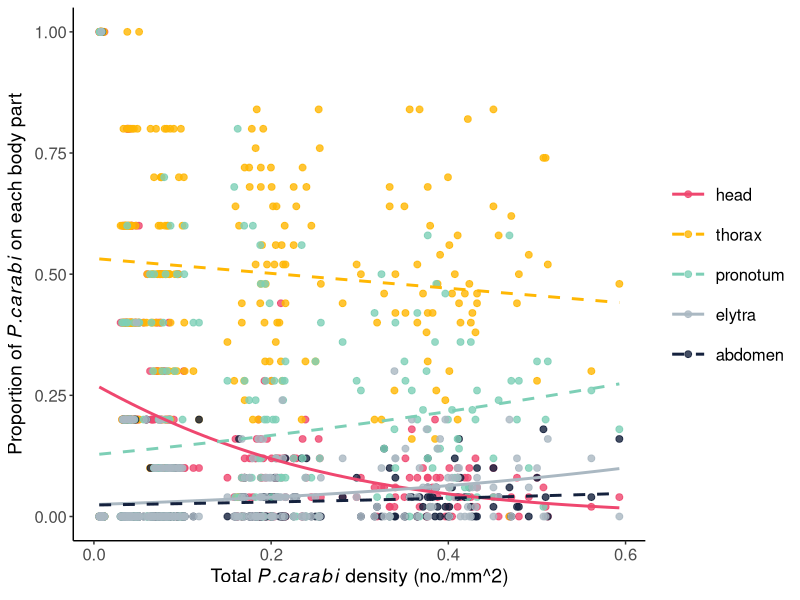

Reproduce this figure in R. (Note: this script raises an error after producing the figure.)
#set working directory
setwd("/Users/sun/Dropbox/Sun's data/Biomechanics")
setwd("/Users/syuan-jyunsun/Library/CloudStorage/Dropbox/Sun's data/Biomechanics/Biomechanics data and code")
setwd("/Users/sun/Library/CloudStorage/Dropbox/Sun's data/Biomechanics/Biomechanics data and code")
#lab space competition
library(lme4)
library(car)
library(dplyr)
library(emmeans)
library(ggplot2)

####analysis for intra- and inter-specific competition####
data=read.csv("labspacecompetition.csv")
data$body<-as.factor(data$body)
data$id<-as.factor(data$id)
data$bignum<-as.numeric(data$bignum)
data$smallnum<-as.numeric(data$smallnum)
data$body <- factor(data$body, levels=c("head", "thorax", "pronotum", "elytra","abdomen"))

#specify mite P. carabi
datacb=data[data$mite=="P. carabi",]
#specify mite M. nataliae
datacs=data[data$mite=="M. nataliae",]

####specify treatments with low densities of M. nataliae/ P. carabi only####
datacb<-datacb[datacb$smallnum=="1",]
datacs<-datacs[datacs$bignum=="1",]

#newintensity is the density of mites (for P. carabi or M. nataliae) on each specific body part
#log transform newintensity as anewintensity for P. carabi
newdatacb<-datacb %>%
  mutate(anewintensity=log10((newintensity+0.01)+1))
#log transform newintensity as anewintensity for M. nataliae
newdatacs<-datacs %>%
  mutate(anewintensity=log10((newintensity+0.01)+1))

#specify mite P. carabi
datacb=data[data$mite=="P. carabi",]
#specify mite M. nataliae
datacs=data[data$mite=="M. nataliae",]

#newintensity is the density of mites (for P. carabi or M. nataliae) on each specific body part
#log transform newintensity as anewintensity for P. carabi
newdatacb<-datacb %>%
  mutate(anewintensity=log10((newintensity+0.01)+1))
#log transform newintensity as anewintensity for M. nataliae
newdatacs<-datacs %>%
  mutate(anewintensity=log10((newintensity+0.01)+1))


#1. compare 1 nataliae x 1,5,10,25,50 P. carabi
model=glmer(cbind(num,bignum-num)~bigintensity*body+(1|id),family=binomial(link="logit"),data=newdatacb)
Anova(model,type=3)


big<-ggplot(newdatacb,aes(x=bigintensity,y=num/bignum,color=body, linetype=body))+
  geom_point(size=2,alpha=0.8)+
  geom_smooth(method=glm,method.args=list(family=binomial(link="logit")),se=FALSE,alpha=0.3,size=1)+
  scale_linetype_manual(values=c("solid","dashed","dashed","solid","dashed"))+
  xlab(expression('Total '*italic(P.carabi)*' density (no./mm^2)'))+
  ylab(expression('Proportion of '*italic(P.carabi)*' on each body part'))+
  scale_color_manual(values=c("#ef476f","#ffb703","#7dcfb6","#AAB8C2","#14213d"))+
  scale_fill_manual(values=c("#ef476f","#ffb703","#7dcfb6","#AAB8C2","#14213d"))+
  theme_classic()+
  scale_y_continuous(limits=c(0,1))+
  theme(axis.text=element_text(size=12),axis.title = element_text(size = 14),legend.title=element_blank(),legend.key.size=unit(2,"lines"),legend.text=element_text(size=12),
  )
big

#compare 1 carabi x 1,3,5,10,25,50 nataliae

newdatacs<-newdatacs[newdatacs$bignum=="1",]
model=glmer(cbind(num,smallnum-num)~smallintensity*body+(1|id),family=binomial(link="logit"),data=newdatacs)
Anova(model,type=3)

small<-ggplot(newdatacs,aes(x=smallintensity,y=num/smallnum,color=body,linetype=body))+
  geom_point(size=2,alpha=0.8)+
  geom_smooth(method=glm,method.args=list(family=binomial(link="logit")),se=FALSE,alpha=0.3)+
  scale_linetype_manual(values=c("dashed","solid","dashed","dashed","solid"))+
  xlab(expression('Total '*italic(M.nataliae)*' density (no./mm^2)'))+
  ylab(expression('Proportion of '*italic(M.nataliae)*' on each body part'))+
  scale_color_manual(values=c("#ef476f","#ffb703","#7dcfb6","#AAB8C2","#14213d"))+
  scale_fill_manual(values=c("#ef476f","#ffb703","#7dcfb6","#AAB8C2","#14213d"))+
  theme_classic()+
  theme(axis.text=element_text(size=12),axis.title = element_text(size = 14),legend.title=element_blank(),legend.key.size=unit(2,"lines"),legend.text=element_text(size=12),
  )
small

#the effect of inter-specific competition controlling for intra-specific competition
#compare 1,5,10,25,50 P.carabi x 1,3,5 M.nataliae to see the role of intra- and inter-specific competition
datanaturalsetting=data[data$naturalsetting=="1",]
datanaturalsetting$body <- factor(datanaturalsetting$body, levels=c("head", "thorax", "pronotum", "elytra","abdomen"))
#log transform newintensity
newdatanaturalsetting<-datanaturalsetting %>%
  mutate(anewintensity=log10((newintensity+0.01)+1))

#specify P.carabi and M.nataliae mite
snewdatanaturalsetting=newdatanaturalsetting[newdatanaturalsetting$mite=="M. nataliae",]
bnewdatanaturalsetting=newdatanaturalsetting[newdatanaturalsetting$mite=="P. carabi",]

#analyse how M. nataliae affect P. carabi
model=glmer(cbind(num,bignum-num)~(bigintensity+smallintensity)*body+(1|id),family=binomial(link="logit"),data=bnewdatanaturalsetting)

bnewdatanaturalsetting_h=bnewdatanaturalsetting[bnewdatanaturalsetting$body=="head",]
bnewdatanaturalsetting_t=bnewdatanaturalsetting[bnewdatanaturalsetting$body=="thorax",]
bnewdatanaturalsetting_p=bnewdatanaturalsetting[bnewdatanaturalsetting$body=="pronotum",]
bnewdatanaturalsetting_e=bnewdatanaturalsetting[bnewdatanaturalsetting$body=="elytra",]
bnewdatanaturalsetting_a=bnewdatanaturalsetting[bnewdatanaturalsetting$body=="abdomen",]

model_h=glmer(cbind(num,bignum-num)~(bigintensity+smallintensity)+(1|id),family=binomial(link="logit"),data=bnewdatanaturalsetting_h)
model_t=glmer(cbind(num,bignum-num)~(bigintensity+smallintensity)+(1|id),family=binomial(link="logit"),data=bnewdatanaturalsetting_t)
model_p=glmer(cbind(num,bignum-num)~(bigintensity+smallintensity)+(1|id),family=binomial(link="logit"),data=bnewdatanaturalsetting_p)
model_e=glmer(cbind(num,bignum-num)~(bigintensity+smallintensity)+(1|id),family=binomial(link="logit"),data=bnewdatanaturalsetting_e)
model_a=glmer(cbind(num,bignum-num)~(bigintensity+smallintensity)+(1|id),family=binomial(link="logit"),data=bnewdatanaturalsetting_a)

Anova(model_h,type=3)
Anova(model_t,type=3)
Anova(model_p,type=3)
Anova(model_e,type=3)
Anova(model_a,type=3)

big2<-ggplot(bnewdatanaturalsetting,aes(x=smallintensity,y=num/bignum,color=body, linetype=body))+
  geom_point()+
  geom_smooth(method=glm,method.args=list(family=binomial(link="logit")),se=FALSE,alpha=0.3,size=1)+
  scale_linetype_manual(values=c("dashed","solid","dashed","dashed","dashed"))+
  xlab(expression('Total '*italic(M.nataliae)*' density (no./mm^2)'))+
  ylab(expression('Proportion of '*italic(P.carabi)*' on each body part'))+
  scale_color_manual(values=c("#ef476f","#ffb703","#7dcfb6","#AAB8C2","#14213d"))+
  scale_fill_manual(values=c("#ef476f","#ffb703","#7dcfb6","#AAB8C2","#14213d"))+
  theme_classic()+
  scale_y_continuous(limits=c(0,1))+
  theme(axis.text=element_text(size=12),axis.title = element_text(size = 14),legend.title=element_blank(),legend.key.size=unit(2,"lines"),legend.text=element_text(size=12),
  )
big2

#analyse how M. nataliae affect P. carabi
model=glmer(cbind(num,smallnum-num)~(bigintensity+smallintensity)*body+(1|id),family=binomial(link="logit"),data=snewdatanaturalsetting)
Anova(model,type=3)

model=glmer(cbind(num,smallnum-num)~(bigintensity+smallintensity)+body+(1|id),family=binomial(link="logit"),data=snewdatanaturalsetting)
Anova(model,type=3)

snewdatanaturalsetting_h=snewdatanaturalsetting[snewdatanaturalsetting$body=="head",]
snewdatanaturalsetting_t=snewdatanaturalsetting[snewdatanaturalsetting$body=="thorax",]
snewdatanaturalsetting_p=snewdatanaturalsetting[snewdatanaturalsetting$body=="pronotum",]
snewdatanaturalsetting_e=snewdatanaturalsetting[snewdatanaturalsetting$body=="elytra",]
snewdatanaturalsetting_a=snewdatanaturalsetting[snewdatanaturalsetting$body=="abdomen",]

model_h=glmer(cbind(num,smallnum-num)~(bigintensity+smallintensity)+(1|id),family=binomial(link="logit"),data=snewdatanaturalsetting_h)
model_t=glmer(cbind(num,smallnum-num)~(bigintensity+smallintensity)+(1|id),family=binomial(link="logit"),data=snewdatanaturalsetting_t)
model_p=glmer(cbind(num,smallnum-num)~(bigintensity+smallintensity)+(1|id),family=binomial(link="logit"),data=snewdatanaturalsetting_p)
model_e=glmer(cbind(num,smallnum-num)~(bigintensity+smallintensity)+(1|id),family=binomial(link="logit"),data=snewdatanaturalsetting_e)
model_a=glmer(cbind(num,smallnum-num)~(bigintensity+smallintensity)+(1|id),family=binomial(link="logit"),data=snewdatanaturalsetting_a)

Anova(model_h,type=3)
Anova(model_t,type=3)
Anova(model_p,type=3)
Anova(model_e,type=3)
Anova(model_a,type=3)

ggarrange(big,big2,small,small2, labels= c("A", "B", "C", "D"),ncol = 2, nrow = 2,widths=c(1,1),common.legend = TRUE,legend="bottom")


model=glmer(anewintensity~bigintensity*smallintensity*body+(1|id),data=newdatanaturalsetting)
model=glmer(anewintensity~bigintensity*smallintensity*body+(1|id),data=newdatanaturalsetting)
model=glmer(anewintensity~(bigintensity+smallintensity)*body+bigintensity*smallintensity+(1|id),data=newdatanaturalsetting)
model=glmer(anewintensity~(smallintensity)*body+bigintensity*smallintensity+(1|id),data=newdatanaturalsetting)
model=glmer(anewintensity~(smallintensity)*body+bigintensity+smallintensity+(1|id),data=newdatanaturalsetting)

Anova(model,type=3)

model.lst<-lstrends(model, specs = c('body'), var = 'smallintensity')
model.lst<-lstrends(model, specs = c('body'), var = 'bigintensity')
pairs(model.lst)

####mite reproduction####
data=read.csv("mite reproduction.csv")
data$mitetr <- factor(data$mitetr, levels=c("P. carabi", "M. nataliae"))

model=glmer.nb(mitenum~mitetr+wt+(1|bl),data=data)

datab=data[data$mitetr=="P. carabi",]
datas=data[data$mitetr=="M. nataliae",]

mean(datab$mitenum)
mean(datas$mitenum)

####quantification of hair proportion####
data=read.csv("hair quantification on abdomen.csv")
model=glmer(num~type+(1|id),poisson,data=data)
Anova(model,type=3)

####analysis for long hair density between thorax and abdomen####
data=read.csv("longhairnum.csv")
model=glmer(num~body+(1|id),poisson,data=data)
Anova(model,type=3)

data=data[data$hairdensity=="TRUE",]
model=glmer(num~body+(1|id),poisson,data=data)

datat=data[data$body=="thorax",]
dataa=data[data$body=="abdomen",]

####pad area####
data=read.csv("padarea.csv")
datab=data[data$mite=="P. carabi",]
datas=data[data$mite=="M. nataliae",]
model=glm(log(area)~mite,data=data)
Anova(model,type=3)

####force analysis####
data=read.csv("force.csv")
data$tr<-as.factor(data$tr)
data$angles<-as.factor(data$angles)
datac=data[data$substrate=="substrate",]
datacl=datac[datac$mite=="P. carabi",]
datacs=datac[datac$mite=="M. nataliae",]
datab=data[data$substrate=="beetle",]
datab$body <- factor(datab$tr, levels=c("thorax", "abdomen","pronotum", "elytra"))
databl=datab[datab$mite=="P. carabi",]
databl$tr <- factor(databl$tr, levels=c("thorax", "abdomen","pronotum", "elytra"))
databs=datab[datab$mite=="M. nataliae",]
databs$tr <- factor(databs$tr, levels=c("thorax", "abdomen","pronotum", "elytra"))
model=glmer(log(force+0.01)~tr*(mite+angles)+(1|id),gaussian,data=datac)
Anova(model,type=3)

model=glmer(log(force+0.01)~tr*(angles)+(1|id),gaussian,data=datacl)
Anova(model,type=3)
model.lst=lsmeans(model, pairwise~tr|angles, adjust="tukey")
pairs(model.lst)

model.lst=lsmeans(model, pairwise~angles|tr, adjust="tukey")
pairs(model.lst)

model=glmer(log(force+0.01)~tr*(angles)+(1|id),gaussian,data=datacs)
Anova(model,type=3)
model.lst=lsmeans(model, pairwise~tr|angles, adjust="tukey")
pairs(model.lst)

model.lst=lsmeans(model, pairwise~angles|tr, adjust="tukey")
pairs(model.lst)

####force measurement on beetles####
model=glmer(log(force+0.01)~tr*mite*angles+(1|id),gaussian,data=datab)
Anova(model,type=3)

model.lst=lsmeans(model, pairwise~tr|angles+mite, adjust="tukey")
pairs(model.lst)

model.lst=lsmeans(model, pairwise~angles|tr+mite, adjust="tukey")
pairs(model.lst)

model.lst=lsmeans(model, pairwise~mite|tr+angles, adjust="tukey")
pairs(model.lst)
